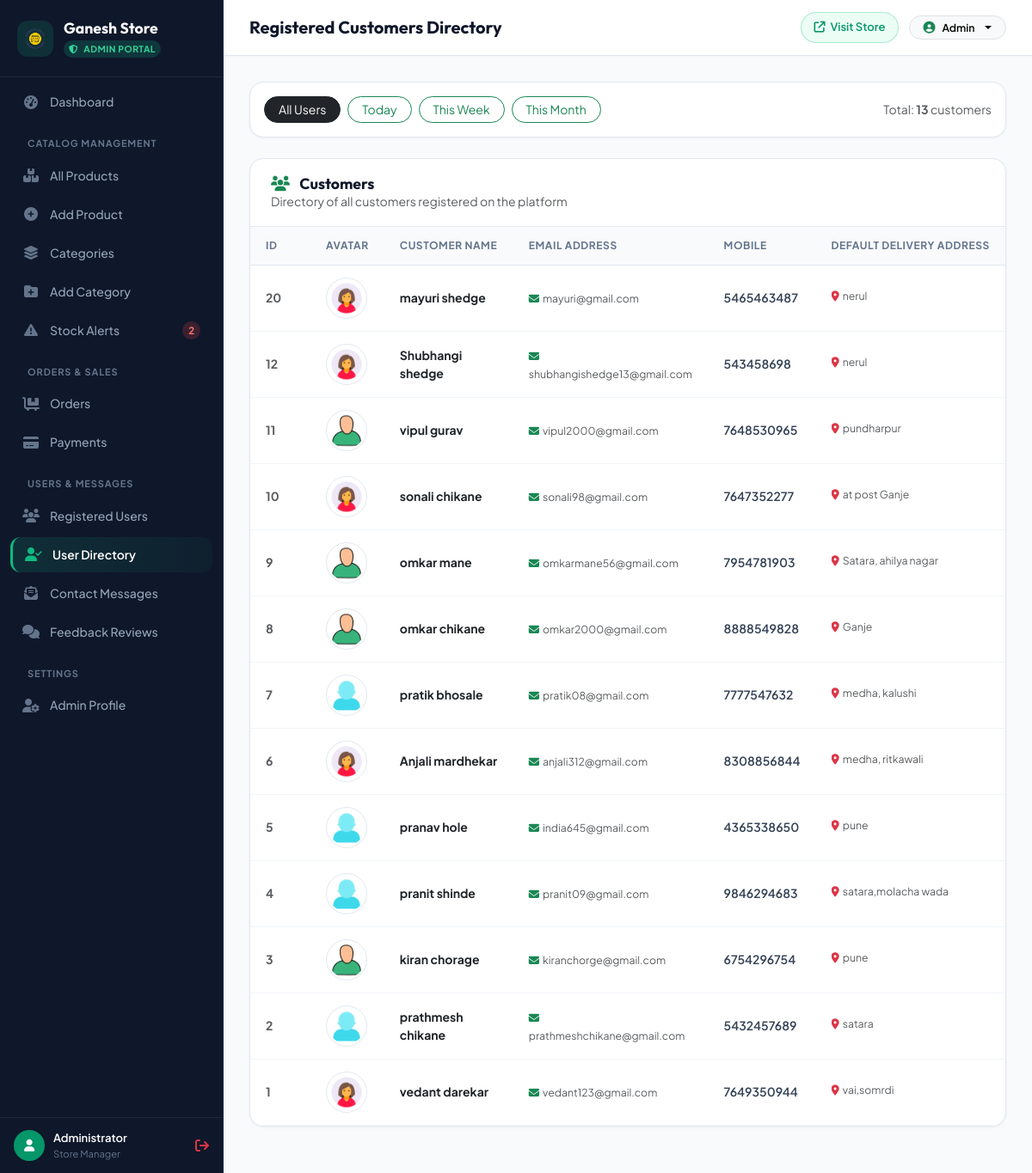
Screenshot of /Admin/view_users.php with the database file from the repository.
### tables this page shows
CREATE TABLE `user` (
  `user_id` int(11) NOT NULL,
  `username` varchar(100) NOT NULL,
  `email` varchar(100) NOT NULL,
  `password` varchar(11) NOT NULL,
  `image` varchar(100) NOT NULL,
  `user_ip` varchar(50) NOT NULL,
  `mobile_number` varchar(100) NOT NULL,
  `address` varchar(100) NOT NULL,
  `created_at` datetime DEFAULT current_timestamp()
);

### Admin/view_users.php (the view, shortened to what this page needs)
<?php
require_once __DIR__ . '/includes/connection.php';
$filter_type = isset($_GET['filter']) ? $_GET['filter'] : '';
$whereClause = '';
$query = "SELECT * FROM `user` $whereClause ORDER BY user_id DESC";
$result = mysqli_query($con, $query);
include('includes/admin_header.php');
include('includes/admin_sidebar.php');
?>
<div class="admin-main">
    <?php include('includes/admin_topbar.php'); ?>
    <div class="admin-content-body">
        <div class="admin-card-table p-3 mb-4">
            <div class="d-flex align-items-center justify-content-between flex-wrap gap-2">
                <div class="d-flex flex-wrap gap-2">
                    <a href="view_users.php" class="btn btn-sm <?php echo empty($filter_type) ? 'btn-dark' : 'btn-outline-secondary'; ?> rounded-pill px-3">
                        All Users
                    </a>
                    <a href="view_users.php?filter=day" class="btn btn-sm <?php echo ($filter_type == 'day') ? 'btn-success fw-bold' : 'btn-outline-success'; ?> rounded-pill px-3">
                        Today
                    </a>
                    <a href="view_users.php?filter=week" class="btn btn-sm <?php echo ($filter_type == 'week') ? 'btn-success fw-bold' : 'btn-outline-success'; ?> rounded-pill px-3">
                        This Week
                    </a>
                    <a href="view_users.php?filter=month" class="btn btn-sm <?php echo ($filter_type == 'month') ? 'btn-success fw-bold' : 'btn-outline-success'; ?> rounded-pill px-3">
                        This Month
                    </a>
                </div>
                <span class="text-muted small">Total: <strong><?php echo mysqli_num_rows($result); ?></strong> customers</span>
            </div>
        </div>
        <div class="admin-card-table">
            <div class="admin-card-header">
                <div>
                    <h3><i class="fa-solid fa-users text-success me-2"></i> Customers</h3>
                    <p class="text-muted small m-0">Directory of all customers registered on the platform</p>
                </div>
            </div>
            <div class="table-responsive">
                <table class="admin-table">
                    <thead>
                        <tr>
                            <th style="width: 70px;">ID</th>
                            <th style="width: 70px;">Avatar</th>
                            <th>Customer Name</th>
                            <th>Email Address</th>
                            <th>Mobile</th>
                            <th>Default Delivery Address</th>
                        </tr>
                    </thead>
                    <tbody>
                        <?php
                        if ($result && mysqli_num_rows($result) > 0) {
                            while ($usr = mysqli_fetch_assoc($result)) {
                                $uid = $usr['user_id'];
                                $img = htmlspecialchars($usr['image'] ?? '');
                                $u_name = htmlspecialchars($usr['username']);
                        ?>
                            <tr>
                                <td class="fw-bold text-muted"><?php echo $uid; ?></td>
                                <td>
                                    <?php if (!empty($img)): ?>
                                        <img src="../user/user_images/<?php echo $img; ?>" class="admin-table-img rounded-circle" alt="User" onerror="this.onerror=null;this.src='../images/admin logo.png';">
                                    <?php else: ?>
                                        <div class="stat-icon-wrapper icon-green rounded-circle mx-auto" style="width:36px; height:36px; font-size:0.85rem;">
                                            <i class="fa-solid fa-user"></i>
                                        </div>
                                    <?php endif; ?>
                                </td>
                                <td>
                                    <div class="fw-bold text-dark"><?php echo $u_name; ?></div>
                                </td>
                                <td>
                                    <span class="text-muted small"><i class="fa-solid fa-envelope me-1 text-success"></i><?php echo htmlspecialchars($usr['email']); ?></span>
                                </td>
                                <td class="small fw-semibold">
                                    <?php echo !empty($usr['mobile_number']) ? htmlspecialchars($usr['mobile_number']) : '<span class="text-muted">N/A</span>'; ?>
                                </td>
                                <td>
                                    <span class="small text-muted" style="max-width: 250px; display: inline-block; white-space: nowrap; overflow: hidden; text-overflow: ellipsis;" title="<?php echo htmlspecialchars($usr['address']); ?>">
                                        <i class="fa-solid fa-location-dot me-1 text-danger"></i><?php echo htmlspecialchars($usr['address']); ?>
                                    </span>
                                </td>
                            </tr>
                        <?php
                            }
                        } else {
                            echo "<tr><td colspan='6' class='text-center py-5 text-muted'>No customers registered yet.</td></tr>";
                        }
                        ?>
                    </tbody>
                </table>
            </div>
        </div>
    </div>
<?php include('includes/admin_footer.php'); ?>

### Admin/admin_style.css (style rules this page uses)
:root { --admin-sidebar-bg: #0f172a; --admin-sidebar-text: #94a3b8; --admin-sidebar-active: #10b981; --admin-sidebar-hover: #1e293b; --admin-primary: #059669; --admin-primary-hover: #047857; --admin-primary-light: #10b981; --admin-primary-subtle: #ecfdf5; --admin-bg: #f8fafc; --admin-surface: #ffffff; --admin-border: #e2e8f0; --admin-border-subtle: #f1f5f9; --admin-text-main: #0f172a; --admin-text-muted: #64748b; --admin-text-light: #94a3b8; --admin-danger: #ef4444; --admin-warning: #f59e0b; --admin-info: #0284c7; --admin-success: #10b981; --admin-radius-sm: 8px; --admin-radius-md: 12px; --admin-radius-lg: 16px; --admin-radius-xl: 20px; --admin-radius-full: 9999px; --admin-shadow-sm: 0 1px 3px 0 rgba(15, 23, 42, 0.05); --admin-shadow-md: 0 4px 14px -2px rgba(15, 23, 42, 0.06), 0 2px 6px -1px rgba(15, 23, 42, 0.04); --admin-shadow-lg: 0 10px 25px -4px rgba(15, 23, 42, 0.08), 0 4px 10px -2px rgba(15, 23, 42, 0.03); --font-heading: 'Outfit', sans-serif; --font-sans: 'Plus Jakarta Sans', sans-serif; }
*, *::before, *::after { box-sizing: border-box; margin: 0; padding: 0; }
body { font-family: var(--font-sans); background-color: var(--admin-bg); color: #334155; min-height: 100vh; -webkit-font-smoothing: antialiased; }
.admin-main { margin-left: 260px; flex: 1; display: flex; flex-direction: column; min-width: 0; }
.admin-content-body { padding: 30px; flex: 1; }
.admin-card-table { background: var(--admin-surface); border: 1px solid var(--admin-border); border-radius: var(--admin-radius-lg); box-shadow: var(--admin-shadow-sm); overflow: hidden; margin-bottom: 24px; }
.admin-card-header { padding: 18px 24px; border-bottom: 1px solid var(--admin-border); display: flex; align-items: center; justify-content: space-between; flex-wrap: wrap; gap: 14px; }
.admin-card-header h3, .admin-card-header h4 { font-family: var(--font-heading); font-size: 1.1rem; font-weight: 700; color: var(--admin-text-main); margin: 0; }
.admin-table { width: 100%; border-collapse: collapse; margin: 0; }
.admin-table thead { background: #f8fafc; }
.admin-table th { padding: 13px 18px; font-size: 0.75rem; font-weight: 700; text-transform: uppercase; letter-spacing: 0.05em; color: #64748b; border-bottom: 1px solid var(--admin-border); white-space: nowrap; }
.admin-table td { padding: 14px 18px; font-size: 0.875rem; color: #334155; border-bottom: 1px solid var(--admin-border-subtle); vertical-align: middle; }
.admin-table-img { width: 48px; height: 48px; border-radius: var(--admin-radius-sm); object-fit: contain; background: #ffffff; border: 1px solid var(--admin-border); padding: 2px; }

### rows the page displays
user: user_id "20", image (picture), username "mayuri shedge", email "mayuri@gmail.com", mobile_number "5465463487", address "nerul"
user: user_id "12", image (picture), username "Shubhangi shedge", email "shubhangishedge13@gmail.com", mobile_number "543458698", address "nerul"
user: user_id "11", image (picture), username "vipul gurav", email "vipul2000@gmail.com", mobile_number "7648530965", address "pundharpur"
user: user_id "10", image (picture), username "sonali chikane", email "sonali98@gmail.com", mobile_number "7647352277", address "at post Ganje"
user: user_id "9", image (picture), username "omkar mane", email "omkarmane56@gmail.com", mobile_number "7954781903", address "Satara, ahilya nagar"
user: user_id "8", image (picture), username "omkar chikane", email "omkar2000@gmail.com", mobile_number "8888549828", address "Ganje"
user: user_id "7", image (picture), username "pratik bhosale", email "pratik08@gmail.com", mobile_number "7777547632", address "medha, kalushi"
user: user_id "6", image (picture), username "Anjali mardhekar", email "anjali312@gmail.com", mobile_number "8308856844", address "medha, ritkawali"
user: user_id "5", image (picture), username "pranav hole", email "india645@gmail.com", mobile_number "4365338650", address "pune"
user: user_id "4", image (picture), username "pranit shinde", email "pranit09@gmail.com", mobile_number "9846294683", address "satara,molacha wada"
user: user_id "3", image (picture), username "kiran chorage", email "kiranchorge@gmail.com", mobile_number "6754296754", address "pune"
user: user_id "2", image (picture), username "prathmesh chikane", email "prathmeshchikane@gmail.com", mobile_number "5432457689", address "satara"
user: user_id "1", image (picture), username "vedant darekar", email "vedant123@gmail.com", mobile_number "7649350944", address "vai,somrdi"

### other values shown
$low_stock_badge "2"
$_SESSION['admin_username'] "Administrator"
$page_heading "Registered Customers Directory"
$_SESSION['admin_username'] "Admin"
mysqli_num_rows($result) "13"
